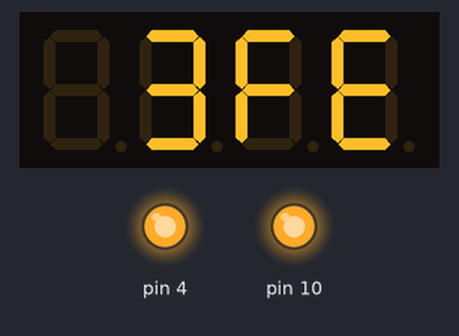
Bench run of a sketch on a simulated Arduino Uno, built with avr-gcc and run on an emulated ATmega328P. Parts: 4-digit seven-segment display, output pins drawn as LEDs (lit = HIGH).

Above: at 0.1 s.
At 8.1 s:
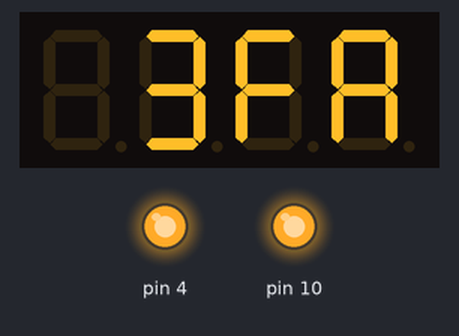
At 18.1 s:
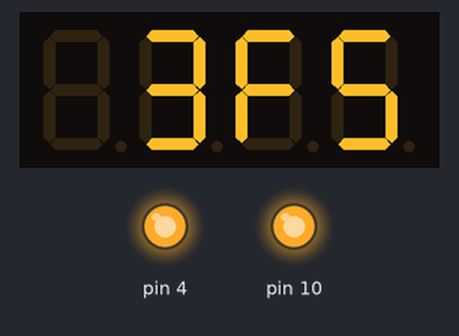
At 38.1 s:
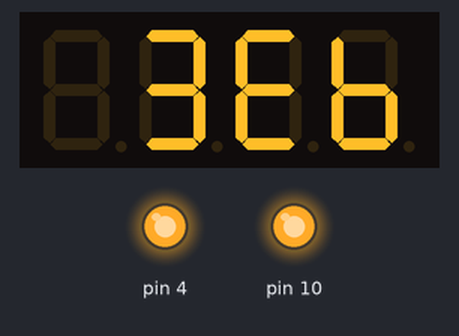
Timing chart, 0 to 39.6 s (numbered marks = the images above):
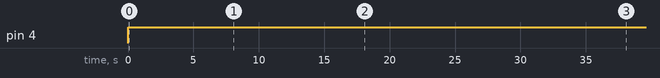

The sketch:

tlc5615.ino
```cpp
#include <Wire.h>
#include "Adafruit_LEDBackpack.h"
#include "Adafruit_GFX.h"
// the sensor communicates using SPI, so include the library:
#include <SPI.h>

Adafruit_7segment matrix = Adafruit_7segment();
int CS = 1;
int dac = 0x0ffa;

void setup()
  {
  digitalWrite( 4, HIGH );

  //start serial connection
  Serial.begin( 9600 );
  //configure pin2 as an input and enable the internal pull-up resistor
  pinMode( 4, OUTPUT );

  matrix.begin(0x70);

  // start the SPI library:
  SPI.setDataMode( SPI_MODE3 );
  SPI.setBitOrder( MSBFIRST );

  SPI.begin();

  }

void loop()
  {
/*
  if ( CS == 1 )
    {
    digitalWrite( 4, LOW );
    CS = 0;
    }
  else
    {
    digitalWrite( 4, HIGH );
    CS = 1;
    }

  matrix.print( CS, DEC );
  matrix.writeDisplay();
  */
  matrix.print( dac >> 2, HEX );
  matrix.writeDisplay();

  digitalWrite( 4, LOW );
  SPI.transfer( dac >> 8 );
  SPI.transfer ( dac );
  digitalWrite( 4, HIGH );

  dac -= 4;

  if ( dac == 0 )
    dac = 0x0ffa;

  if ( dac >= 0x0ffa )
    dac = 0;

  delay( 2000 );
  }
```

Measured:
- by itself, pin 4: LOW → HIGH at 0.00 s
- what the display in image 1 shows lasts 2.0 s, from 8.0 s to 10.0 s
